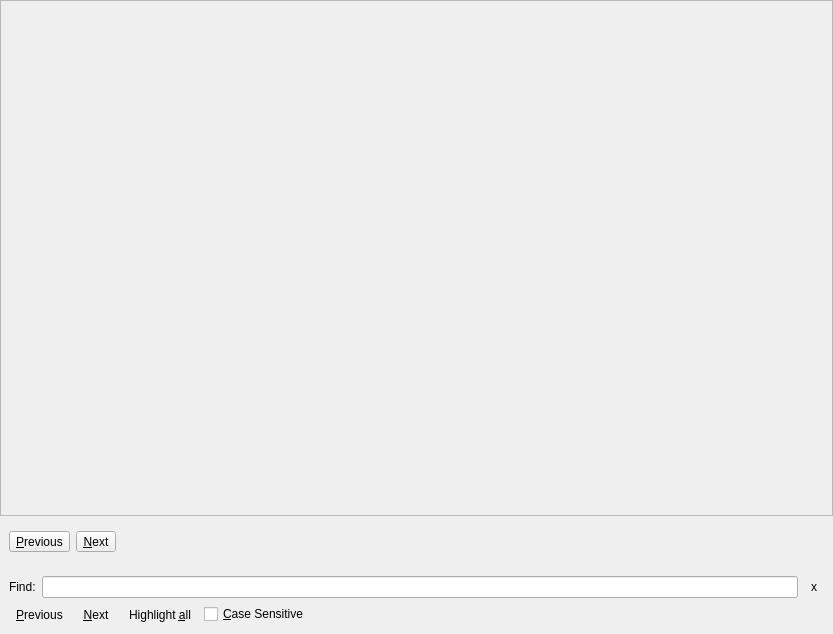
<?xml version="1.0" encoding="UTF-8"?>
<ui version="4.0">
 <class>ArticleView</class>
 <widget class="QWidget" name="ArticleView">
  <property name="geometry">
   <rect>
    <x>0</x>
    <y>0</y>
    <width>833</width>
    <height>634</height>
   </rect>
  </property>
  <property name="windowTitle">
   <string>Form</string>
  </property>
  <layout class="QVBoxLayout" name="verticalLayout_2" stretch="1000,0,0">
   <property name="leftMargin">
    <number>0</number>
   </property>
   <property name="topMargin">
    <number>0</number>
   </property>
   <property name="rightMargin">
    <number>0</number>
   </property>
   <property name="bottomMargin">
    <number>0</number>
   </property>
   <item>
    <widget class="QFrame" name="frame">
     <property name="frameShape">
      <enum>QFrame::StyledPanel</enum>
     </property>
     <property name="frameShadow">
      <enum>QFrame::Raised</enum>
     </property>
     <layout class="QVBoxLayout" name="verticalLayout">
      <property name="leftMargin">
       <number>0</number>
      </property>
      <property name="topMargin">
       <number>0</number>
      </property>
      <property name="rightMargin">
       <number>0</number>
      </property>
      <property name="bottomMargin">
       <number>0</number>
      </property>
      <item>
       <widget class="ArticleWebView" name="definition" native="true">
        <property name="url" stdset="0">
         <url>
          <string>about:blank</string>
         </url>
        </property>
       </widget>
      </item>
     </layout>
    </widget>
   </item>
   <item>
    <widget class="QFrame" name="ftsSearchFrame">
     <property name="frameShadow">
      <enum>QFrame::Raised</enum>
     </property>
     <layout class="QHBoxLayout" name="horizontalLayout_3">
      <item>
       <widget class="QToolButton" name="ftsSearchPrevious">
        <property name="text">
         <string>&amp;Previous</string>
        </property>
        <property name="icon">
         <iconset resource="resources.qrc">
          <normaloff>:/icons/previous.svg</normaloff>:/icons/previous.svg</iconset>
        </property>
        <property name="toolButtonStyle">
         <enum>Qt::ToolButtonTextBesideIcon</enum>
        </property>
       </widget>
      </item>
      <item>
       <widget class="QToolButton" name="ftsSearchNext">
        <property name="text">
         <string>&amp;Next</string>
        </property>
        <property name="icon">
         <iconset resource="resources.qrc">
          <normaloff>:/icons/next.svg</normaloff>:/icons/next.svg</iconset>
        </property>
        <property name="toolButtonStyle">
         <enum>Qt::ToolButtonTextBesideIcon</enum>
        </property>
       </widget>
      </item>
      <item>
       <spacer name="horizontalSpacer_2">
        <property name="orientation">
         <enum>Qt::Horizontal</enum>
        </property>
        <property name="sizeHint" stdset="0">
         <size>
          <width>40</width>
          <height>20</height>
         </size>
        </property>
       </spacer>
      </item>
     </layout>
    </widget>
   </item>
   <item>
    <widget class="QFrame" name="searchFrame">
     <property name="sizePolicy">
      <sizepolicy hsizetype="Preferred" vsizetype="Preferred">
       <horstretch>0</horstretch>
       <verstretch>0</verstretch>
      </sizepolicy>
     </property>
     <property name="frameShape">
      <enum>QFrame::NoFrame</enum>
     </property>
     <property name="frameShadow">
      <enum>QFrame::Raised</enum>
     </property>
     <layout class="QGridLayout" name="gridLayout">
      <item row="0" column="0">
       <layout class="QHBoxLayout" name="horizontalLayout_2">
        <item>
         <widget class="QLabel" name="label">
          <property name="text">
           <string>Find:</string>
          </property>
         </widget>
        </item>
        <item>
         <widget class="QLineEdit" name="searchText"/>
        </item>
        <item>
         <widget class="QToolButton" name="searchCloseButton">
          <property name="text">
           <string>x</string>
          </property>
          <property name="icon">
           <iconset resource="resources.qrc">
            <normaloff>:/icons/closetab.svg</normaloff>:/icons/closetab.svg</iconset>
          </property>
          <property name="autoRaise">
           <bool>true</bool>
          </property>
         </widget>
        </item>
       </layout>
      </item>
      <item row="1" column="0">
       <layout class="QHBoxLayout" name="horizontalLayout">
        <item>
         <widget class="QToolButton" name="searchPrevious">
          <property name="text">
           <string>&amp;Previous</string>
          </property>
          <property name="icon">
           <iconset resource="resources.qrc">
            <normaloff>:/icons/previous.svg</normaloff>:/icons/previous.svg</iconset>
          </property>
          <property name="toolButtonStyle">
           <enum>Qt::ToolButtonTextBesideIcon</enum>
          </property>
          <property name="autoRaise">
           <bool>true</bool>
          </property>
         </widget>
        </item>
        <item>
         <widget class="QToolButton" name="searchNext">
          <property name="text">
           <string>&amp;Next</string>
          </property>
          <property name="icon">
           <iconset resource="resources.qrc">
            <normaloff>:/icons/next.svg</normaloff>:/icons/next.svg</iconset>
          </property>
          <property name="shortcut">
           <string>Ctrl+G</string>
          </property>
          <property name="toolButtonStyle">
           <enum>Qt::ToolButtonTextBesideIcon</enum>
          </property>
          <property name="autoRaise">
           <bool>true</bool>
          </property>
         </widget>
        </item>
        <item>
         <widget class="QToolButton" name="highlightAllButton">
          <property name="text">
           <string>Highlight &amp;all</string>
          </property>
          <property name="icon">
           <iconset resource="resources.qrc">
            <normaloff>:/icons/highlighter.png</normaloff>:/icons/highlighter.png</iconset>
          </property>
          <property name="checkable">
           <bool>true</bool>
          </property>
          <property name="checked">
           <bool>false</bool>
          </property>
          <property name="toolButtonStyle">
           <enum>Qt::ToolButtonTextBesideIcon</enum>
          </property>
          <property name="autoRaise">
           <bool>true</bool>
          </property>
         </widget>
        </item>
        <item>
         <widget class="QCheckBox" name="searchCaseSensitive">
          <property name="text">
           <string>&amp;Case Sensitive</string>
          </property>
         </widget>
        </item>
        <item>
         <spacer name="horizontalSpacer">
          <property name="orientation">
           <enum>Qt::Horizontal</enum>
          </property>
          <property name="sizeHint" stdset="0">
           <size>
            <width>782</width>
            <height>20</height>
           </size>
          </property>
         </spacer>
        </item>
       </layout>
      </item>
     </layout>
    </widget>
   </item>
  </layout>
 </widget>
 <customwidgets>
  <customwidget>
   <class>ArticleWebView</class>
   <extends>QWidget</extends>
   <header>articlewebview.hh</header>
  </customwidget>
 </customwidgets>
 <resources>
  <include location="resources.qrc"/>
 </resources>
 <connections/>
</ui>
